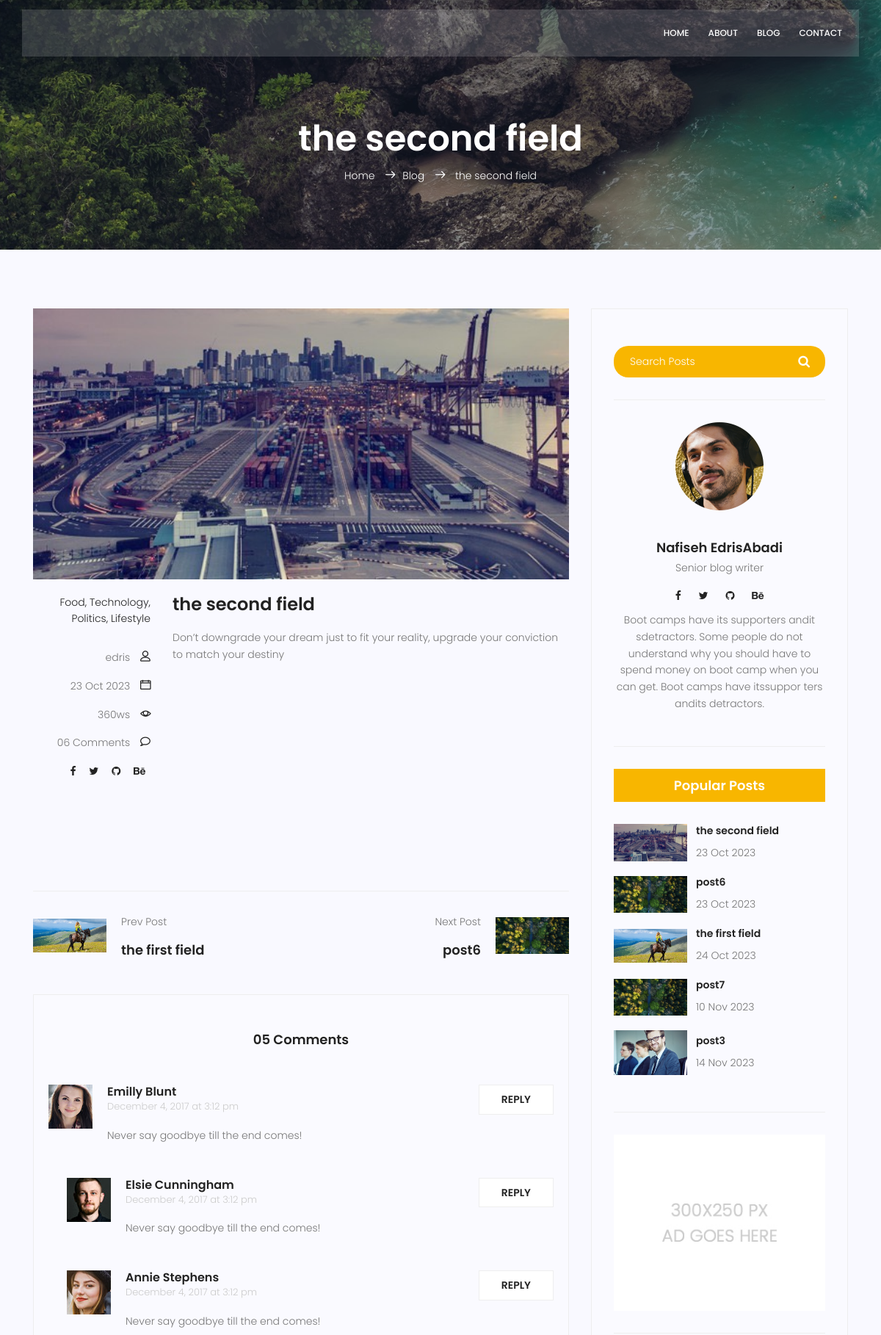
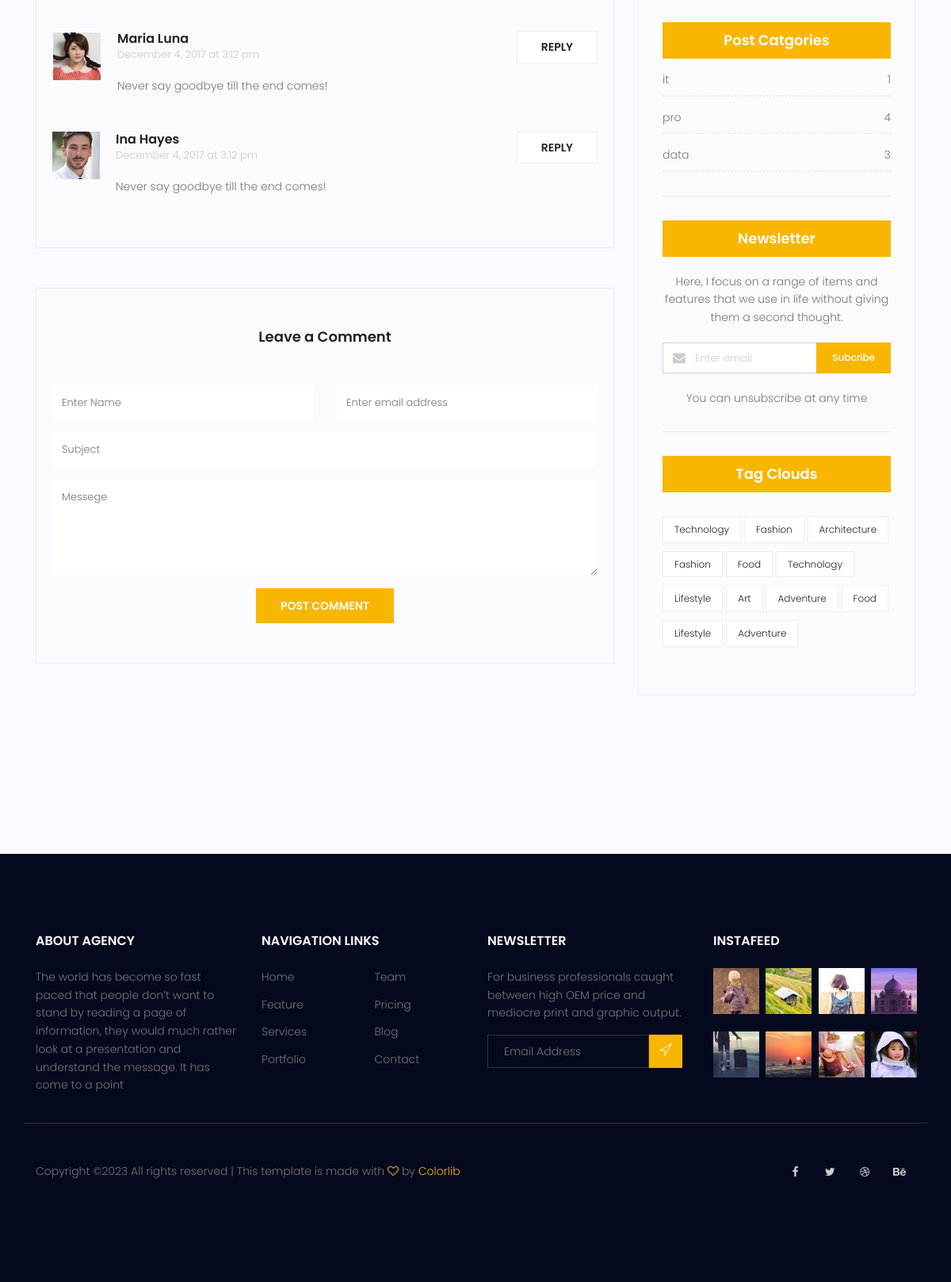
Page /blog/2 on the committed database (2 pictures, top to bottom).
### blog/models.py (models this page shows)
class post (models.Model):
    title= models.CharField(max_length=255)
    author=models.ForeignKey(User,on_delete=models.SET_NULL,null=True)
    content= models.TextField()
    image=models.ImageField(upload_to='blog/')
    category=models.ManyToManyField(category)
    counted_views = models.IntegerField(default=0)
    status=models.BooleanField(default=False)
    created_date=models.DateTimeField(auto_now_add=True)
    updated_date=models.DateTimeField(auto_now=True)
    published_date=models.DateTimeField( null=True)

class category(models.Model):
    name=models.CharField(max_length=255)
    def __str__(self):
          return self.name

### blog/views.py (the view)
# urls.py: path('<int:pid>', blog_single ,name='single'),
def blog_single(request,pid):
    posts=get_object_or_404(post,pk=pid,status=1,published_date__lte=timezone.now())
    if post:
        posts.counted_views = posts.counted_views + 1
        posts.save()
    related_posts= post.objects.filter(published_date__lte=timezone.now(),status=1)
    nextp= related_posts.filter(id__gt=posts.id).order_by('id').first()
    previous=related_posts.filter(id__lt=posts.id).order_by('id').last()
    context={'posts':posts ,'nextp': nextp ,'previous': previous }
    return render (request,'blog/blog-single.html',context)

### templates/blog/blog-single.html (shortened to what this page needs)
{% extends 'base.html' %}
{% load static %}
{% load blog_tags%}
{% block content %}
			<section class="relative about-banner">
				<div class="overlay overlay-bg"></div>
				<div class="container">
					<div class="row d-flex align-items-center justify-content-center">
						<div class="about-content col-lg-12">
							<h1 class="text-white">
								{{posts.title}}
							</h1>
							<p class="text-white link-nav"><a href="{% url 'website:index' %}">Home </a>  <span class="lnr lnr-arrow-right"></span><a href="{% url 'blog:index'%}">Blog </a> <span class="lnr lnr-arrow-right"></span> {{posts.title}} </p>
						</div>
					</div>
				</div>
			</section>
			<section class="post-content-area single-post-area">
				<div class="container">
					<div class="row">
						<div class="col-lg-8 posts-list">
							<div class="single-post row">
								<div class="col-lg-12">
									<div class="feature-img">
										<img class="img-fluid" src="{{posts.image.url}}" alt="">
									</div>
								</div>
								<div class="col-lg-3  col-md-3 meta-details">
									<ul class="tags">
										<li><a href="#">Food,</a></li>
										<li><a href="#">Technology,</a></li>
										<li><a href="#">Politics,</a></li>
										<li><a href="#">Lifestyle</a></li>
									</ul>
									<div class="user-details row">
										<p class="user-name col-lg-12 col-md-12 col-6"><a href="#">{{posts.author}}</a> <span class="lnr lnr-user"></span></p>
										<p class="date col-lg-12 col-md-12 col-6"><a href="#">{{posts.published_date|date:"d M Y"}}</a> <span class="lnr lnr-calendar-full"></span></p>
										<p class="view col-lg-12 col-md-12 col-6"><a href="#">{{posts.counted_views}}ws</a> <span class="lnr lnr-eye"></span></p>
										<p class="comments col-lg-12 col-md-12 col-6"><a href="#">06 Comments</a> <span class="lnr lnr-bubble"></span></p>
										<ul class="social-links col-lg-12 col-md-12 col-6">
											<li><a href="#"><i class="fa fa-facebook"></i></a></li>
											<li><a href="#"><i class="fa fa-twitter"></i></a></li>
											<li><a href="#"><i class="fa fa-github"></i></a></li>
											<li><a href="#"><i class="fa fa-behance"></i></a></li>
										</ul>
									</div>
								</div>
								<div class="col-lg-9 col-md-9">
									<h3 class="mt-20 mb-20">{{posts.title}}</h3>
									<p class="excert">
										{{posts.content}}
									</p>
								</div>
								<div class="col-lg-12">
									<div class="row mt-30 mb-30">
										<div class="col-lg-12 mt-30">
										</div>
									</div>
								</div>
							</div>
							<div class="navigation-area">
								<div class="row">
									<div class="col-lg-6 col-md-6 col-12 nav-left flex-row d-flex justify-content-start align-items-center">
										<div class="thumb">
										{% if previous %}
										<a href="{% url 'blog:single' pid=previous.id %} ", rel= 'previous'><img class="img-fluid" src="{{previous.image.url}}" alt=""></a>
										{% endif %}
    									</div>
										<div class="arrow">
											<a href="#"></a>
										</div>
										<div class="detials">
                                        	{% if previous %}
											<p>Prev Post</p>
											<a href="{{previous.id}} " , rel='previous'><h4>{{previous.title}}</h4></a>
										    {% endif %}
										</div>
									</div>
									<div class="col-lg-6 col-md-6 col-12 nav-right flex-row d-flex justify-content-end align-items-center">
									    <div class="detials">
											{% if nextp %}
										    <p>Next Post</p>
											<a href="{{ nextp.id }}" , rel="nextp"><h4>{{nextp.title}}</h4></a>
										     {% endif %}
										</div>
										<div class="arrow">
											<a href="#"></a>
										</div>
										<div class="thumb">
										{% if nextp %}
											<a href="{% url 'blog:single' pid=nextp.id %}" , rel= 'nextp' ><img class="img-fluid" src="{{nextp.image.url}}" alt=""></a>
										{% endif %}
										</div>
									</div>
								</div>
							</div>
							<div class="comments-area">
								<h4>05 Comments</h4>
								<div class="comment-list">
                                    <div class="single-comment justify-content-between d-flex">
                                        <div class="user justify-content-between d-flex">
                                            <div class="thumb">
                                                <img src="{% static 'img/blog/c1.jpg' %}" alt="">
                                            </div>
                                            <div class="desc">
                                                <h5><a href="#">Emilly Blunt</a></h5>
                                                <p class="date">December 4, 2017 at 3:12 pm </p>
                                                <p class="comment">
                                                    Never say goodbye till the end comes!
                                                </p>
                                            </div>
                                        </div>
                                        <div class="reply-btn">
                                               <a href="" class="btn-reply text-uppercase">reply</a>
                                        </div>
                                    </div>
                                </div>
								<div class="comment-list left-padding">
                                    <div class="single-comment justify-content-between d-flex">
                                        <div class="user justify-content-between d-flex">
                                            <div class="thumb">
                                                <img src="{% static 'img/blog/c2.jpg' %}" alt="">
                                            </div>
                                            <div class="desc">
                                                <h5><a href="#">Elsie Cunningham</a></h5>
                                                <p class="date">December 4, 2017 at 3:12 pm </p>
                                                <p class="comment">
                                                    Never say goodbye till the end comes!
                                                </p>
                                            </div>
                                        </div>
                                        <div class="reply-btn">
                                               <a href="" class="btn-reply text-uppercase">reply</a>
                                        </div>
                                    </div>
                                </div>
								<div class="comment-list left-padding">
                                    <div class="single-comment justify-content-between d-flex">
                                        <div class="user justify-content-between d-flex">
                                            <div class="thumb">
                                                <img src="{% static 'img/blog/c3.jpg' %}" alt="">
                                            </div>
                                            <div class="desc">
                                                <h5><a href="#">Annie Stephens</a></h5>
                                                <p class="date">December 4, 2017 at 3:12 pm </p>
                                                <p class="comment">
                                                    Never say goodbye till the end comes!
                                                </p>
                                            </div>
                                        </div>
                                        <div class="reply-btn">
                                               <a href="" class="btn-reply text-uppercase">reply</a>
                                        </div>
                                    </div>
                                </div>
								<div class="comment-list">
                                    <div class="single-comment justify-content-between d-flex">
                                        <div class="user justify-content-between d-flex">
                                            <div class="thumb">
                                                <img src="{% static 'img/blog/c4.jpg' %}" alt="">
                                            </div>
                                            <div class="desc">
                                                <h5><a href="#">Maria Luna</a></h5>
                                                <p class="date">December 4, 2017 at 3:12 pm </p>
                                                <p class="comment">
                                                    Never say goodbye till the end comes!
                                                </p>
                                            </div>
                                        </div>
                                        <div class="reply-btn">
                                               <a href="" class="btn-reply text-uppercase">reply</a>
                                        </div>
                                    </div>
                                </div>
								<div class="comment-list">
                                    <div class="single-comment justify-content-between d-flex">
                                        <div class="user justify-content-between d-flex">
                                            <div class="thumb">
                                                <img src="{% static 'img/blog/c5.jpg' %}" alt="">
                                            </div>
                                            <div class="desc">
                                                <h5><a href="#">Ina Hayes</a></h5>
                                                <p class="date">December 4, 2017 at 3:12 pm </p>
                                                <p class="comment">
                                                    Never say goodbye till the end comes!
                                                </p>
                                            </div>
                                        </div>
                                        <div class="reply-btn">
                                               <a href="" class="btn-reply text-uppercase">reply</a>
                                        </div>
                                    </div>
                                </div>
							</div>
							<div class="comment-form">
								<h4>Leave a Comment</h4>
								<form>
									<div class="form-group form-inline">
									  <div class="form-group col-lg-6 col-md-12 name">
									    <input type="text" class="form-control" id="name" placeholder="Enter Name" onfocus="this.placeholder = ''" onblur="this.placeholder = 'Enter Name'">
									  </div>
									  <div class="form-group col-lg-6 col-md-12 email">
									    <input type="email" class="form-control" id="email" placeholder="Enter email address" onfocus="this.placeholder = ''" onblur="this.placeholder = 'Enter email address'">
									  </div>
									</div>
									<div class="form-group">
										<input type="text" class="form-control" id="subject" placeholder="Subject" onfocus="this.placeholder = ''" onblur="this.placeholder = 'Subject'">
									</div>
									<div class="form-group">
										<textarea class="form-control mb-10" rows="5" name="message" placeholder="Messege" onfocus="this.placeholder = ''" onblur="this.placeholder = 'Messege'" required=""></textarea>
									</div>
									<a href="#" class="primary-btn text-uppercase">Post Comment</a>
								</form>
							</div>
						</div>
						<div class="col-lg-4 sidebar-widgets">
							<div class="widget-wrap">
								<div class="single-sidebar-widget search-widget">
									<form class="search-form" action="#">
			                            <input placeholder="Search Posts" name="search" type="text" onfocus="this.placeholder = ''" onblur="this.placeholder = 'Search Posts'" >
			                            <button type="submit"><i class="fa fa-search"></i></button>
			                        </form>
								</div>
								{% include 'blog/blog-writer.html' %}
								{% latesposts %}
								<div class="single-sidebar-widget ads-widget">
									<a href="#"><img class="img-fluid" src="{% static 'img/blog/ads-banner.jpg' %}" alt=""></a>
								</div>
								{% postcategories %}
								<div class="single-sidebar-widget newsletter-widget">
									<h4 class="newsletter-title">Newsletter</h4>
									<p>
										Here, I focus on a range of items and features that we use in life without
										giving them a second thought.
									</p>
									<div class="form-group d-flex flex-row">
									   <div class="col-autos">
									      <div class="input-group">
									        <div class="input-group-prepend">
									          <div class="input-group-text"><i class="fa fa-envelope" aria-hidden="true"></i>
											</div>
									        </div>
									        <input type="text" class="form-control" id="inlineFormInputGroup" placeholder="Enter email" onfocus="this.placeholder = ''" onblur="this.placeholder = 'Enter email'" >
									      </div>
									    </div>
									    <a href="#" class="bbtns">Subcribe</a>
									</div>
									<p class="text-bottom">
										You can unsubscribe at any time
									</p>
								</div>
								<div class="single-sidebar-widget tag-cloud-widget">
									<h4 class="tagcloud-title">Tag Clouds</h4>
									<ul>
										<li><a href="#">Technology</a></li>
										<li><a href="#">Fashion</a></li>
										<li><a href="#">Architecture</a></li>
										<li><a href="#">Fashion</a></li>
										<li><a href="#">Food</a></li>
										<li><a href="#">Technology</a></li>
										<li><a href="#">Lifestyle</a></li>
										<li><a href="#">Art</a></li>
										<li><a href="#">Adventure</a></li>
										<li><a href="#">Food</a></li>
										<li><a href="#">Lifestyle</a></li>
										<li><a href="#">Adventure</a></li>
									</ul>
								</div>
							</div>
						</div>
					</div>
				</div>
			</section>
{% endblock %}

### templates/blog/blog-popular-post.html
{%load static%}
<div class="single-sidebar-widget popular-post-widget">
				<h4 class="popular-title">Popular Posts</h4>
				<div class="popular-post-list">
                    {% for post in posts %}
					<div class="single-post-list d-flex flex-row align-items-center">
						<div class="thumb">
							<img class="img-fluid" src="{{post.image.url}}" alt="">
						</div>
						<div class="details">
							<a href={% url 'blog:single' pid=post.id %}><h6>{{post.title}}</h6></a>
							<p>{{post.published_date|date:'d M Y'}}</p>
    					</div>
					</div>
                    {% endfor %}
				</div>
</div>

### templates/blog/blog-post-category.html
 {% load static %}
 <div class="single-sidebar-widget post-category-widget">
									<h4 class="category-title">Post Catgories</h4>
									<ul class="cat-list">
                                    {% for name,count in categories.items %}
										<li>
											<a href="{% url 'blog:category' cat_name=name %}" class="d-flex justify-content-between">
												<p>{{name}}</p>
												<p>{{count}}</p>
											</a>
										</li>
									{% endfor %}
									</ul>
								</div>

### rows in the picture
post: title "the second field", image (picture), author "edris", published_date "23 Oct 2023", counted_views "360", content "Don’t downgrade your dream just to fit your reality, upgrade your conviction to match your destiny"
post: image (picture), title "the first field", published_date "24 Oct 2023"
post: title "post6", image (picture), published_date "23 Oct 2023"
post: image (picture), title "post7", published_date "10 Nov 2023"
post: image (picture), title "post3", published_date "14 Nov 2023"
category: name "it", id "1"
category: name "pro", count "4"
category: name "data", id "3"
